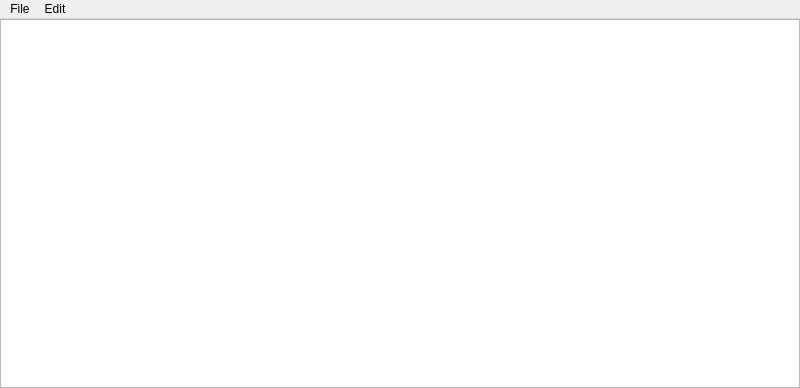
<?xml version="1.0" encoding="UTF-8"?>
<ui version="4.0">
 <class>StartWindow</class>
 <widget class="QMainWindow" name="StartWindow">
  <property name="geometry">
   <rect>
    <x>0</x>
    <y>0</y>
    <width>800</width>
    <height>388</height>
   </rect>
  </property>
  <property name="windowTitle">
   <string>Password Manager</string>
  </property>
  <widget class="QWidget" name="centralwidget">
   <layout class="QVBoxLayout" name="verticalLayout">
    <property name="leftMargin">
     <number>0</number>
    </property>
    <property name="topMargin">
     <number>0</number>
    </property>
    <property name="rightMargin">
     <number>0</number>
    </property>
    <property name="bottomMargin">
     <number>0</number>
    </property>
    <item>
     <widget class="QTableView" name="bundleTable">
      <property name="sizeAdjustPolicy">
       <enum>QAbstractScrollArea::AdjustToContentsOnFirstShow</enum>
      </property>
      <property name="editTriggers">
       <set>QAbstractItemView::NoEditTriggers</set>
      </property>
      <property name="dragEnabled">
       <bool>false</bool>
      </property>
      <property name="alternatingRowColors">
       <bool>true</bool>
      </property>
      <property name="selectionMode">
       <enum>QAbstractItemView::ContiguousSelection</enum>
      </property>
      <property name="selectionBehavior">
       <enum>QAbstractItemView::SelectRows</enum>
      </property>
      <property name="showGrid">
       <bool>true</bool>
      </property>
      <property name="gridStyle">
       <enum>Qt::SolidLine</enum>
      </property>
      <property name="sortingEnabled">
       <bool>true</bool>
      </property>
      <property name="cornerButtonEnabled">
       <bool>true</bool>
      </property>
     </widget>
    </item>
   </layout>
  </widget>
  <widget class="QMenuBar" name="menubar">
   <property name="geometry">
    <rect>
     <x>0</x>
     <y>0</y>
     <width>800</width>
     <height>24</height>
    </rect>
   </property>
   <widget class="QMenu" name="menu">
    <property name="title">
     <string>File</string>
    </property>
    <addaction name="actionNew"/>
    <addaction name="actionOpen"/>
    <addaction name="actionSave"/>
    <addaction name="actionSave_as"/>
    <addaction name="actionClose"/>
    <addaction name="actionSettings"/>
    <addaction name="separator"/>
   </widget>
   <widget class="QMenu" name="menuEdit">
    <property name="title">
     <string>Edit</string>
    </property>
    <addaction name="actionUndo"/>
    <addaction name="actionRedo"/>
    <addaction name="separator"/>
    <addaction name="actionAdd"/>
    <addaction name="actionEdit"/>
    <addaction name="actionDelete"/>
   </widget>
   <addaction name="menu"/>
   <addaction name="menuEdit"/>
  </widget>
  <action name="actionOpen">
   <property name="text">
    <string>Open</string>
   </property>
   <property name="shortcut">
    <string>Ctrl+O</string>
   </property>
  </action>
  <action name="actionSave">
   <property name="text">
    <string>Save</string>
   </property>
   <property name="statusTip">
    <string/>
   </property>
   <property name="shortcut">
    <string>Ctrl+S</string>
   </property>
  </action>
  <action name="actionSave_as">
   <property name="text">
    <string>Save as...</string>
   </property>
   <property name="shortcut">
    <string>Ctrl+Alt+S</string>
   </property>
  </action>
  <action name="actionClose">
   <property name="text">
    <string>Close</string>
   </property>
   <property name="shortcut">
    <string>Ctrl+W</string>
   </property>
  </action>
  <action name="actionUndo">
   <property name="text">
    <string>Undo</string>
   </property>
   <property name="shortcut">
    <string>Ctrl+Z</string>
   </property>
  </action>
  <action name="actionRedo">
   <property name="text">
    <string>Redo</string>
   </property>
   <property name="shortcut">
    <string>Ctrl+Shift+Z</string>
   </property>
  </action>
  <action name="actionDelete">
   <property name="text">
    <string>Delete</string>
   </property>
   <property name="shortcut">
    <string>Backspace</string>
   </property>
  </action>
  <action name="actionEdit">
   <property name="text">
    <string>Edit</string>
   </property>
   <property name="shortcut">
    <string>Ctrl+E</string>
   </property>
  </action>
  <action name="actionNew">
   <property name="text">
    <string>New</string>
   </property>
   <property name="shortcut">
    <string>Ctrl+Alt+N</string>
   </property>
  </action>
  <action name="actionAdd">
   <property name="text">
    <string>New</string>
   </property>
   <property name="shortcut">
    <string>Ctrl+N</string>
   </property>
  </action>
  <action name="actionSettings">
   <property name="text">
    <string>Settings</string>
   </property>
  </action>
 </widget>
 <resources/>
 <connections/>
</ui>
